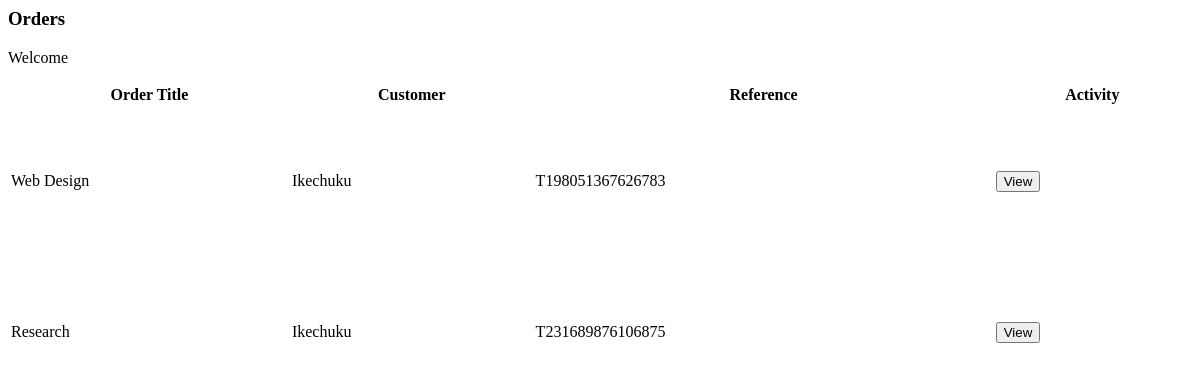
The app's page /account/load_order/ with its own data.
### Jobs/models.py (models this page shows, shortened)
class Order(models.Model):
    title = models.CharField(max_length=50)
    name = models.CharField( max_length=50)
    abbr = models.CharField(max_length=50, default="abc")
    category = models.CharField( max_length=50)
    sub_cat = models.CharField( max_length=50)
    deadlines =models.CharField( max_length=50)
    total = MoneyField(decimal_places=2, max_digits=8,default_currency="NGN",default=0.00)
    email = models.EmailField( max_length=254)
    phone = models.CharField(max_length=50)
    reference = models.CharField( max_length=50)
    description = RichTextField(null=True)
    user_id  = models.IntegerField(default=0,null=True)
    status = models.IntegerField(default=1)

### Accounts/views.py (the view)
# urls.py: path("load_order/", my.load_order, name="load_order"),
def load_order(request):
	template="home/load_order.html"
	order = jo.Order.objects.all()
	context={
		"order":order,
	}
	return render(request,template, context)

### templates/home/load_order.html (shortened to what this page needs)
{% load static %}
<div class="segment2 ">
  <div class="top-bar d-flex justify-content-between pt-2">
    <h3>Orders</h3>
    <p>
      Welcome <small>{{ user.name }}</small>
    </p>
  </div>
  <div class="activities">
    <div class="heads d-flex justify-content-between pt-5">
      <table
        class=" fixed_header table table-striped table-inverse table-responsive"
      >
        <thead class="thead-inverse">
          <tr>
            <th>Order Title</th>
            <th>Customer</th>
            <th>Reference</th>
            <th>Activity</th>
          </tr>
        </thead>
        <tbody>
          {% for orders in order %}
          <tr>
            <td scope="row">{{ orders.title }}</td>
            <td>{{ orders.name }}</td>
            <td>{{ orders.reference }}</td>
            <td>
              <a href="javascript:void(0)" onclick="load_content('{{orders.reference}}')"><button class="btn btn-success">
                View
              </button></a>
            </td>
          </tr>
          {% endfor %}
        </tbody>
      </table>
    </div>
  </div>
</div>

### templates/home/load_order.html (style rules this page uses)
.fixed_header { width: 100%; }
.fixed_header tbody { overflow: auto; height: 300px; }

### records on screen
Order: title "Web Design", name "Ikechuku", reference "T198051367626783"
Order: title "Research", name "Ikechuku", reference "T231689876106875"
